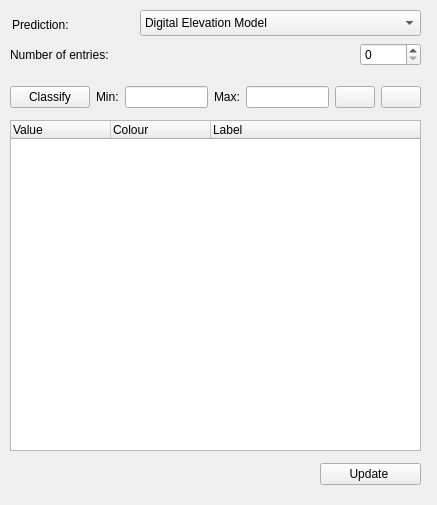
<?xml version="1.0" encoding="UTF-8"?>
<ui version="4.0">
 <class>ColourManager</class>
 <widget class="QWidget" name="ColourManager">
  <property name="geometry">
   <rect>
    <x>0</x>
    <y>0</y>
    <width>437</width>
    <height>505</height>
   </rect>
  </property>
  <property name="windowTitle">
   <string>Colour Manager</string>
  </property>
  <property name="windowIcon">
   <iconset>
    <normaloff/>
   </iconset>
  </property>
  <widget class="QWidget" name="horizontalLayout_3">
   <property name="geometry">
    <rect>
     <x>320</x>
     <y>460</y>
     <width>101</width>
     <height>29</height>
    </rect>
   </property>
   <layout class="QHBoxLayout">
    <item>
     <widget class="QPushButton" name="btnOk">
      <property name="text">
       <string>Update </string>
      </property>
     </widget>
    </item>
   </layout>
  </widget>
  <widget class="QWidget" name="layoutWidget">
   <property name="geometry">
    <rect>
     <x>10</x>
     <y>40</y>
     <width>411</width>
     <height>29</height>
    </rect>
   </property>
   <layout class="QHBoxLayout">
    <item>
     <widget class="QLabel" name="mNumberOfEntriesLabel_3">
      <property name="enabled">
       <bool>true</bool>
      </property>
      <property name="text">
       <string>Number of entries:</string>
      </property>
     </widget>
    </item>
    <item>
     <widget class="QSpinBox" name="sboxNumberOfEntries_2">
      <property name="enabled">
       <bool>true</bool>
      </property>
      <property name="sizePolicy">
       <sizepolicy hsizetype="Fixed" vsizetype="Fixed">
        <horstretch>0</horstretch>
        <verstretch>0</verstretch>
       </sizepolicy>
      </property>
      <property name="maximum">
       <number>10000</number>
      </property>
     </widget>
    </item>
   </layout>
  </widget>
  <widget class="QLabel" name="label">
   <property name="geometry">
    <rect>
     <x>12</x>
     <y>12</y>
     <width>166</width>
     <height>26</height>
    </rect>
   </property>
   <property name="text">
    <string>Prediction:</string>
   </property>
  </widget>
  <widget class="QComboBox" name="plotTypeCombo">
   <property name="geometry">
    <rect>
     <x>140</x>
     <y>10</y>
     <width>281</width>
     <height>26</height>
    </rect>
   </property>
   <property name="currentIndex">
    <number>0</number>
   </property>
   <item>
    <property name="text">
     <string>Digital Elevation Model</string>
    </property>
   </item>
   <item>
    <property name="text">
     <string>Coverage</string>
    </property>
   </item>
   <item>
    <property name="text">
     <string>Carrier to Co-channel Interference Ratio</string>
    </property>
   </item>
   <item>
    <property name="text">
     <string>Carrier to Adjacent-channel Interf Ratio</string>
    </property>
   </item>
   <item>
    <property name="text">
     <string>Interfered Areas</string>
    </property>
   </item>
   <item>
    <property name="text">
     <string>Signal to Noise Ratio</string>
    </property>
   </item>
   <item>
    <property name="text">
     <string>Primary Server</string>
    </property>
   </item>
   <item>
    <property name="text">
     <string>Secondary Server</string>
    </property>
   </item>
   <item>
    <property name="text">
     <string>Number of Servers</string>
    </property>
   </item>
   <item>
    <property name="text">
     <string>Primary Co-channel Interferers</string>
    </property>
   </item>
   <item>
    <property name="text">
     <string>Primary Adjacent-channel Interferers</string>
    </property>
   </item>
   <item>
    <property name="text">
     <string>Number of Interferers</string>
    </property>
   </item>
  </widget>
  <widget class="QWidget" name="layoutWidget1">
   <property name="geometry">
    <rect>
     <x>10</x>
     <y>80</y>
     <width>411</width>
     <height>34</height>
    </rect>
   </property>
   <layout class="QHBoxLayout">
    <item>
     <widget class="QPushButton" name="mClassifyButton">
      <property name="enabled">
       <bool>true</bool>
      </property>
      <property name="text">
       <string>Classify</string>
      </property>
     </widget>
    </item>
    <item>
     <layout class="QHBoxLayout">
      <item>
       <widget class="QLabel" name="label_3">
        <property name="text">
         <string>Min:</string>
        </property>
       </widget>
      </item>
      <item>
       <widget class="QLineEdit" name="minEdit"/>
      </item>
      <item>
       <widget class="QLabel" name="label_4">
        <property name="text">
         <string>Max:</string>
        </property>
       </widget>
      </item>
      <item>
       <widget class="QLineEdit" name="maxEdit"/>
      </item>
     </layout>
    </item>
    <item>
     <widget class="QPushButton" name="addButton">
      <property name="text">
       <string/>
      </property>
      <property name="icon">
       <iconset>
        <normaloff/>
       </iconset>
      </property>
     </widget>
    </item>
    <item>
     <widget class="QPushButton" name="removeButton">
      <property name="text">
       <string/>
      </property>
      <property name="icon">
       <iconset>
        <normaloff/>
       </iconset>
      </property>
     </widget>
    </item>
   </layout>
  </widget>
  <widget class="QTreeWidget" name="mColormapTreeWidget">
   <property name="geometry">
    <rect>
     <x>10</x>
     <y>120</y>
     <width>411</width>
     <height>331</height>
    </rect>
   </property>
   <property name="columnCount">
    <number>3</number>
   </property>
   <column>
    <property name="text">
     <string>Value</string>
    </property>
   </column>
   <column>
    <property name="text">
     <string>Colour</string>
    </property>
   </column>
   <column>
    <property name="text">
     <string>Label</string>
    </property>
   </column>
  </widget>
 </widget>
 <resources/>
 <connections/>
</ui>
